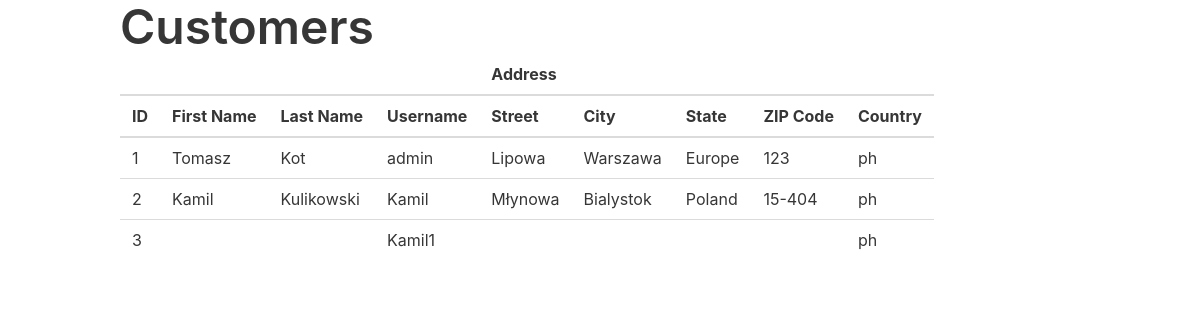
The page /customers/t/ on the database its author committed.
### customers/models.py (models this page shows, shortened)
class User(AbstractUser):
    PH = 'ph'
    PL = 'pl'
    COUNTRY_CHOICES = (
        (PH, 'Philippines'),
        (PL, 'Poland'),
    )
    ADMIN = 1
    SELLER = 2
    CUSTOMER = 3
    ROLE_CHOICES = (
        (ADMIN, 'Admin'),
        (SELLER, 'Seller'),
        (CUSTOMER, 'Customer'),
    )
    role = models.PositiveSmallIntegerField(choices=ROLE_CHOICES, default=CUSTOMER)
    street = models.CharField(max_length=250, blank=True)
    city = models.CharField(max_length=250, blank=True)
    state = models.CharField(max_length=250, blank=True)
    zip_code = models.CharField(max_length=250, blank=True)
    country = models.CharField(
        max_length=250, blank=True, default=PH, choices=COUNTRY_CHOICES)
    objects = CustomUserManager()

### customers/views.py (the view)
# urls.py: path('customers/t/', customer_views.customer_table, name="customer_table"),
def customer_table(request):
    customers = User.objects.all()
    context = {
        'customers': customers,
    }
    return render(request, 'customers/customer_table.html', context=context)

### customers/templates/customers/customer_table.html (shortened to what this page needs)
{% extends 'base_bulma.html' %}
{% block main %}
  <table class="table">
    <thead>
      <tr>
        <th colspan="4"></th>
        <th colspan="5">Address</th>
      </tr>
      <tr>
        <th>ID</th>
        <th>First Name</th>
        <th>Last Name</th>
        <th>Username</th>
        <th>Street</th>
        <th>City</th>
        <th>State</th>
        <th>ZIP Code</th>
        <th>Country</th>
      </tr>
    </thead>
    <tbody>
      {% for customer in customers %}
        <tr>
          <td>{{ customer.pk }}</td>
          <td>{{ customer.first_name }}</td>
          <td>{{ customer.last_name }}</td>
          <td>{{ customer.username }}</td>
          <td>{{ customer.street }}</td>
          <td>{{ customer.city }}</td>
          <td>{{ customer.state }}</td>
          <td>{{ customer.zip_code }}</td>
          <td>{{ customer.country }}</td>
        </tr>
      {% endfor %}
    </tbody>
  </table>
{% endblock main %}

### templates/base_bulma.html (shortened to what this page needs)
<!DOCTYPE html>
<html lang="en">
  <head>
    <link rel="stylesheet" href="https://cdn.jsdelivr.net/npm/bulma@0.9.2/css/bulma.min.css">
  </head>
  <body>
    <div class="container">
      <h1 class="title is-1">{% block h1 %}{% endblock h1 %}</h1>
    </div>
    <main class="container">
      {% block main %}{% endblock main %}
    </main>
  </body>
</html>

### rows shown on the page
User: pk "1", first_name "Tomasz", last_name "Kot", username "admin", street "Lipowa", city "Warszawa", state "Europe", zip_code "123", country "ph"
User: pk "2", first_name "Kamil", last_name "Kulikowski", username "Kamil", street "Młynowa", city "Bialystok", state "Poland", zip_code "15-404", country "ph"
User: pk "3", username "Kamil1", country "ph"
